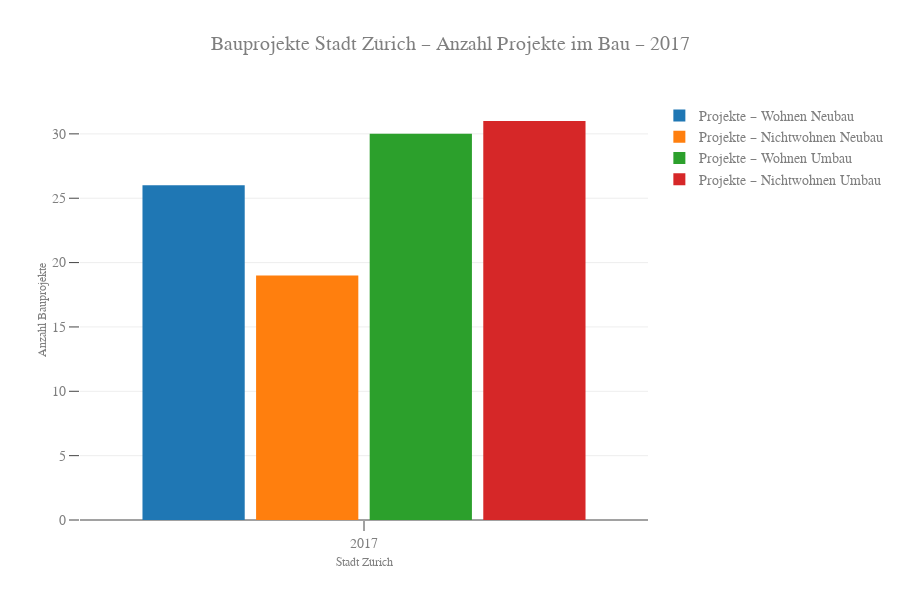

Write notebook code for a chart like this one.
### Code cell
trace1 = go.Bar(
    x=df_projekte.Jahr,
    y=df_projekte['Projekte – Wohnen Neubau'], 
    name="Projekte – Wohnen Neubau",
#     marker=dict(color='#FFD700') # set the marker color to gold
)
trace2 = go.Bar(
    x=df_projekte.Jahr,
    y=df_projekte['Projekte – Nichtwohnen Neubau'], 
    name="Projekte – Nichtwohnen Neubau",
#     marker=dict(color='#FFD700') # set the marker color to gold
)
trace3 = go.Bar(
    x=df_projekte.Jahr,
    y=df_projekte['Projekte – Wohnen Umbau'], 
    name="Projekte – Wohnen Umbau",
#     marker=dict(color='#FFD700') # set the marker color to gold
)
trace4 = go.Bar(
    x=df_projekte.Jahr,
    y=df_projekte['Projekte – Nichtwohnen Umbau'], 
    name="Projekte – Nichtwohnen Umbau",
#     marker=dict(color='#FFD700') # set the marker color to gold
)
data = [trace1, trace2, trace3, trace4]

layout = go.Layout(
    title='Bauprojekte Stadt Zürich – Anzahl Projekte im Bau – 2017',
    font=dict(family='Arial, sans-serif', size=14, color='#7f7f7f'),
    autosize=False,
    width=900,
    height=600,
    bargroupgap=0.1,
    bargap=0.2,

    xaxis=dict(
        title='Stadt Zürich',
        titlefont=dict(family='Arial, sans-serif', size=12, color='#7f7f7f'),
        tickwidth=1,
        ticklen=10,
        automargin=True
    ),
    
    yaxis=dict(
        title='Anzahl Bauprojekte',
        titlefont=dict(family='Arial, sans-serif', size=12, color='#7f7f7f'),
        rangemode='tozero',
        nticks=8,
        exponentformat='none',
        tickwidth=1,
        ticklen=10,
        automargin=True
    )
)

fig = go.Figure(data=data, layout=layout)
pyo.iplot(fig, filename='hover-chart-basic')

### Figure 1 — Plotly figure (JSON) as saved in the notebook; plotly's stock layout.template omitted (floating-point values rounded to 4 significant figures)
{"data": [{"name": "Projekte – Wohnen Neubau", "type": "bar", "uid": "c2332105-a2c3-4841-baef-a8e324288985", "x": [2017], "y": [26]}, {"name": "Projekte – Nichtwohnen Neubau", "type": "bar", "uid": "a8903a0a-6535-4539-89b6-9f9d74950f06", "x": [2017], "y": [19]}, {"name": "Projekte – Wohnen Umbau", "type": "bar", "uid": "769cd885-c254-4cdf-ae0b-1112cc5e5964", "x": [2017], "y": [30]}, {"name": "Projekte – Nichtwohnen Umbau", "type": "bar", "uid": "d741ff02-1316-4822-aa72-6cea6bda2656", "x": [2017], "y": [31]}], "layout": {"autosize": false, "bargap": 0.2, "bargroupgap": 0.1, "font": {"color": "#7f7f7f", "family": "Arial, sans-serif", "size": 14}, "height": 600, "title": {"text": "Bauprojekte Stadt Zürich – Anzahl Projekte im Bau – 2017"}, "width": 900, "xaxis": {"automargin": true, "ticklen": 10, "tickwidth": 1, "title": {"font": {"color": "#7f7f7f", "family": "Arial, sans-serif", "size": 12}, "text": "Stadt Zürich"}}, "yaxis": {"automargin": true, "exponentformat": "none", "nticks": 8, "rangemode": "tozero", "ticklen": 10, "tickwidth": 1, "title": {"font": {"color": "#7f7f7f", "family": "Arial, sans-serif", "size": 12}, "text": "Anzahl Bauprojekte"}}}}
